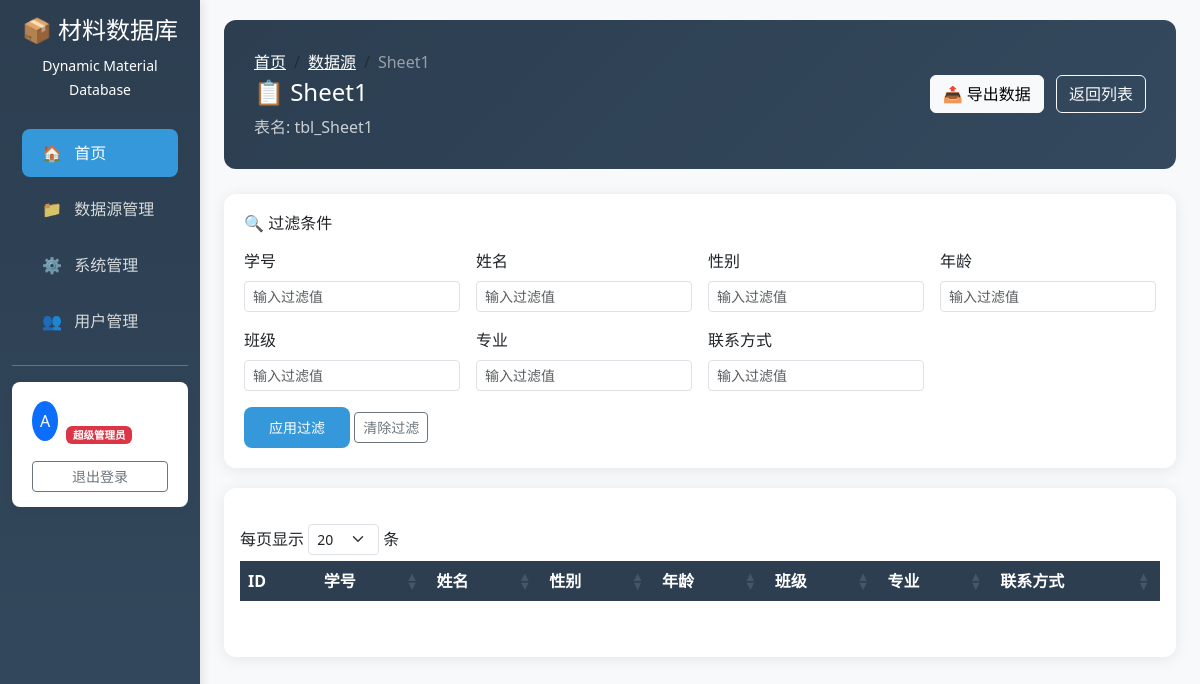
/table/2 (signed in), run on the app's committed database.
### database/schema.py (models this page shows)
class User(Base):
    __tablename__ = 'users'
    id = Column(Integer, primary_key=True, autoincrement=True)
    username = Column(String(50), unique=True, nullable=False)
    password_hash = Column(String(255), nullable=False)
    email = Column(String(100))
    user_type = Column(String(20), default='normal')  # super_admin, admin, normal
    is_active = Column(Boolean, default=True)
    created_at = Column(DateTime, default=datetime.now)
    updated_at = Column(DateTime, default=datetime.now, onupdate=datetime.now)
    permissions = relationship("UserTablePermission", back_populates="user")
    data_sources = relationship("DataSource", back_populates="created_by")

class DynamicTable(Base):
    __tablename__ = 'dynamic_tables'
    id = Column(Integer, primary_key=True, autoincrement=True)
    data_source_id = Column(Integer, ForeignKey('data_sources.id'), nullable=False)
    table_name = Column(String(100), nullable=False)     # 表名（英文）
    display_name = Column(String(100), nullable=False)   # 显示名称（中文）
    sheet_index = Column(Integer, default=0)             # Excel子文件索引
    description = Column(Text)
    created_at = Column(DateTime, default=datetime.now)
    updated_at = Column(DateTime, default=datetime.now, onupdate=datetime.now)
    data_source = relationship("DataSource", back_populates="dynamic_tables")
    columns = relationship("TableColumn", back_populates="table", cascade="all, delete-orphan")
    data_records = relationship("TableDataRecord", back_populates="table", cascade="all, delete-orphan")

class TableColumn(Base):
    __tablename__ = 'table_columns'
    id = Column(Integer, primary_key=True, autoincrement=True)
    table_id = Column(Integer, ForeignKey('dynamic_tables.id'), nullable=False)
    column_name = Column(String(100), nullable=False)    # 字段名（英文）
    display_name = Column(String(100), nullable=False)   # 显示名称（中文）
    data_type = Column(String(50), default='TEXT')       # 数据类型
    column_order = Column(Integer, default=0)            # 字段顺序
    is_required = Column(Boolean, default=False)         # 是否必填
    default_value = Column(Text)
    description = Column(Text)
    table = relationship("DynamicTable", back_populates="columns")

### app.py (the view, shortened to what this page needs)
@app.route('/table/<int:table_id>')
@require_login
def view_table(table_id):
    user = get_current_user()
    table_info = query_engine.get_table_info(table_id)
    if not table_info:
        return render_template('error.html', error='表不存在')
    return render_template('table_view.html', user=user, table=table_info)

### app.py (called while the page is built)
def get_current_user():
    user_id = session.get('user_id')
    if user_id:
        return db.session.query(User).get(user_id)
    return None

def require_login(f):
    from functools import wraps
    @wraps(f)
    def decorated_function(*args, **kwargs):
        if not session.get('user_id'):
            if request.is_json:
                return jsonify({'error': '请先登录'}), 401
            return redirect(url_for('login'))
        return f(*args, **kwargs)
    return decorated_function

### templates/table_view.html (shortened to what this page needs)
<!DOCTYPE html>
<html lang="zh-CN">
<head>
    <link href="https://cdn.jsdelivr.net/npm/bootstrap@5.3.0/dist/css/bootstrap.min.css" rel="stylesheet">
    <link href="https://cdn.datatables.net/1.13.6/css/dataTables.bootstrap5.min.css" rel="stylesheet">
</head>
<body>
    {% extends "base.html" %}
    {% block content %}
    <div class="page-header d-flex justify-content-between align-items-center">
        <div>
            <nav aria-label="breadcrumb">
                <ol class="breadcrumb mb-1 p-0" style="background: transparent;">
                    <li class="breadcrumb-item"><a href="/" class="text-white">首页</a></li>
                    <li class="breadcrumb-item"><a href="/data-sources" class="text-white">数据源</a></li>
                    <li class="breadcrumb-item active text-white-50">{{ table.display_name }}</li>
                </ol>
            </nav>
            <h4>📋 {{ table.display_name }}</h4>
            <p class="mb-0 opacity-75">表名: {{ table.table_name }}</p>
        </div>
        <div>
            <button class="btn btn-light me-2" onclick="exportData()">
                📤 导出数据
            </button>
            <a href="/data-sources" class="btn btn-outline-light">
                返回列表
            </a>
        </div>
    </div>
    <div class="filter-panel">
        <h6 class="mb-3">🔍 过滤条件</h6>
        <form id="filterForm" class="row g-3">
            {% for col in table.columns %}
            <div class="col-md-3">
                <label class="form-label">{{ col.display_name }}</label>
                <input type="text" class="form-control form-control-sm"
                       id="filter_{{ col.name }}"
                       name="{{ col.name }}"
                       placeholder="输入过滤值">
            </div>
            {% endfor %}
            <div class="col-md-12">
                <button type="button" class="btn btn-primary btn-sm" onclick="applyFilters()">
                    应用过滤
                </button>
                <button type="button" class="btn btn-outline-secondary btn-sm" onclick="clearFilters()">
                    清除过滤
                </button>
            </div>
        </form>
    </div>
    <div class="card">
        <div class="card-body">
            <div class="table-responsive">
                <table class="table table-striped table-hover" id="dataTable" style="width: 100%;">
                    <thead>
                        <tr>
                            <th>ID</th>
                            {% for col in table.columns %}
                            <th>{{ col.display_name }}</th>
                            {% endfor %}
                        </tr>
                    </thead>
                </table>
            </div>
        </div>
    </div>
    {% endblock %}

### templates/base.html (shortened to what this page needs)
<!DOCTYPE html>
<html lang="zh-CN">
<head>
    <link href="https://cdn.jsdelivr.net/npm/bootstrap@5.3.0/dist/css/bootstrap.min.css" rel="stylesheet">
    <link href="https://cdn.datatables.net/1.13.6/css/dataTables.bootstrap5.min.css" rel="stylesheet">
</head>
<body>
    <div class="container-fluid">
        <div class="row">
            <nav class="col-md-3 col-lg-2 d-md-block sidebar collapse show" id="sidebarMenu">
                <div class="position-sticky pt-3">
                    <div class="text-center mb-4">
                        <h4>📦 材料数据库</h4>
                        <small>Dynamic Material Database</small>
                    </div>
                    <ul class="nav flex-column">
                        <li class="nav-item">
                            <a class="nav-link active" href="/">
                                <span class="me-2">🏠</span> 首页
                            </a>
                        </li>
                        <li class="nav-item">
                            <a class="nav-link" href="/data-sources">
                                <span class="me-2">📁</span> 数据源管理
                            </a>
                        </li>
                        <li class="nav-item">
                            <a class="nav-link" href="/admin">
                                <span class="me-2">⚙️</span> 系统管理
                            </a>
                        </li>
                        {% if user and user.user_type == 'super_admin' %}
                        <li class="nav-item">
                            <a class="nav-link" href="/admin/users">
                                <span class="me-2">👥</span> 用户管理
                            </a>
                        </li>
                        {% endif %}
                    </ul>
                    <hr>
                    {% if user %}
                    <div class="user-info">
                        <div class="d-flex align-items-center">
                            <div class="bg-primary rounded-circle p-2 me-2">
                                <span class="text-white">{{ user.username[0].upper() }}</span>
                            </div>
                            <div>
                                <strong>{{ user.username }}</strong>
                                <br>
                                <small class="text-muted">
                                    {% if user.user_type == 'super_admin' %}
                                    <span class="badge bg-danger">超级管理员</span>
                                    {% elif user.user_type == 'admin' %}
                                    <span class="badge bg-warning">管理员</span>
                                    {% else %}
                                    <span class="badge bg-info">普通用户</span>
                                    {% endif %}
                                </small>
                            </div>
                        </div>
                        <div class="mt-3">
                            <a href="/logout" class="btn btn-outline-secondary btn-sm w-100">退出登录</a>
                        </div>
                    </div>
                    {% endif %}
                </div>
            </nav>
            <main class="col-md-9 ms-sm-auto col-lg-10 px-md-4 main-content">
                {% block content %}{% endblock %}
            </main>
        </div>
    </div>
</body>
</html>

### templates/table_view.html (style rules this page uses)
:root { --primary-color: #2c3e50; --accent-color: #3498db; }
body { font-family: 'Segoe UI', Tahoma, Geneva, Verdana, sans-serif; background-color: #f8f9fa; }
.page-header { background: linear-gradient(135deg, var(--primary-color) 0%, var(--accent-color) 100%); color: white; padding: 20px 25px; border-radius: 12px; margin-bottom: 20px; }
.card { border: none; border-radius: 12px; box-shadow: 0 2px 15px rgba(0,0,0,0.08); }
.table th { background: var(--primary-color); color: white; font-weight: 600; border: none; white-space: nowrap; }
.filter-panel { background: white; padding: 20px; border-radius: 12px; margin-bottom: 20px; box-shadow: 0 2px 15px rgba(0,0,0,0.08); }
.btn-primary { background: var(--accent-color); border: none; border-radius: 8px; }

### templates/base.html (style rules this page uses)
:root { --primary-color: #2c3e50; --secondary-color: #34495e; --accent-color: #3498db; --success-color: #27ae60; --warning-color: #f39c12; --danger-color: #e74c3c; --light-bg: #f8f9fa; }
body { font-family: 'Segoe UI', Tahoma, Geneva, Verdana, sans-serif; background-color: var(--light-bg); }
.sidebar { min-height: 100vh; background: linear-gradient(180deg, var(--primary-color) 0%, var(--secondary-color) 100%); color: white; box-shadow: 2px 0 10px rgba(0,0,0,0.1); }
.sidebar .nav-link { color: rgba(255,255,255,0.8); padding: 12px 20px; margin: 4px 10px; border-radius: 8px; transition: all 0.3s ease; }
.sidebar .nav-link.active { background: var(--accent-color); color: white; }
.main-content { padding: 20px; }
.card { border: none; border-radius: 12px; box-shadow: 0 2px 15px rgba(0,0,0,0.08); transition: transform 0.3s ease, box-shadow 0.3s ease; }
.btn-primary { background: var(--accent-color); border: none; padding: 10px 25px; border-radius: 8px; }
.page-header { background: linear-gradient(135deg, var(--primary-color) 0%, var(--secondary-color) 100%); color: white; padding: 30px; border-radius: 12px; margin-bottom: 25px; }
.user-info { background: white; padding: 15px 20px; border-radius: 8px; margin-bottom: 20px; box-shadow: 0 2px 10px rgba(0,0,0,0.05); }
.table th { background: var(--primary-color); color: white; font-weight: 600; border: none; }

### data on the page
User: username "A"
DynamicTable: display_name "Sheet1", table_name "tbl_Sheet1"
TableColumn: display_name "学号"
TableColumn: display_name "姓名"
TableColumn: display_name "性别"
TableColumn: display_name "年龄"
TableColumn: display_name "班级"
TableColumn: display_name "专业"
TableColumn: display_name "联系方式"
